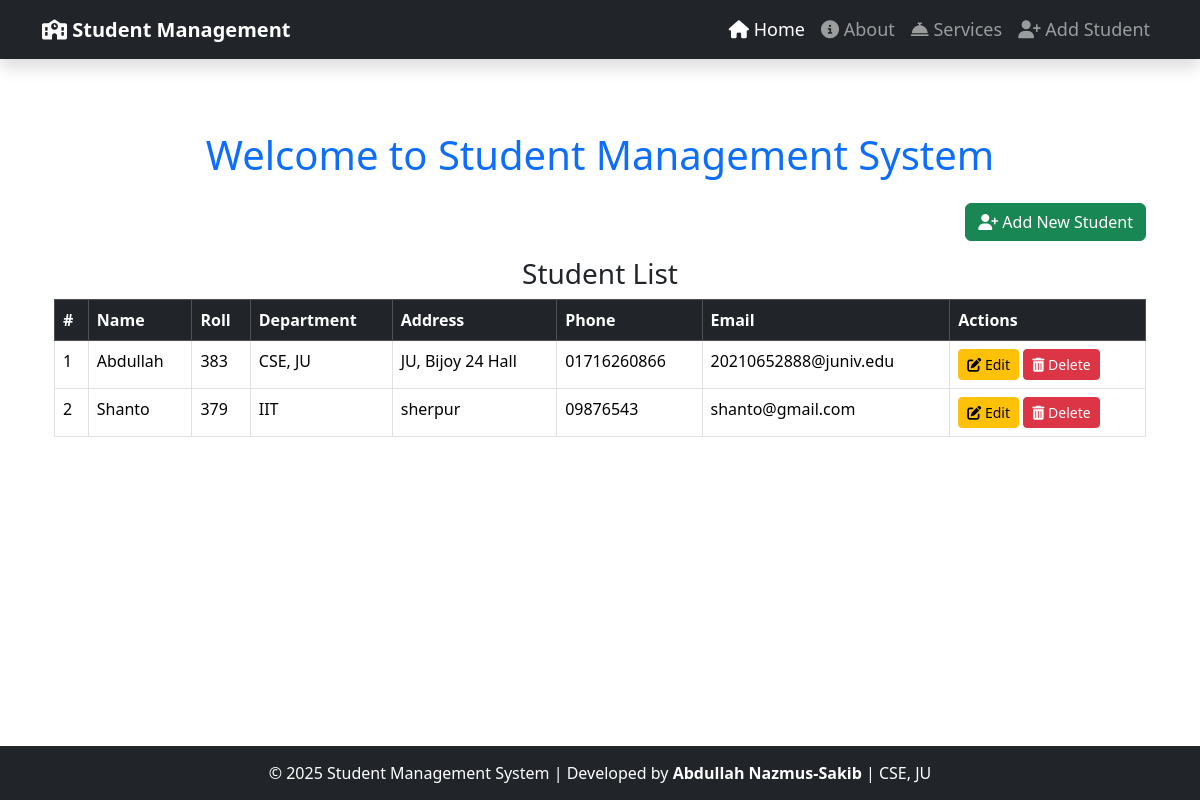
The app's page /, older data.
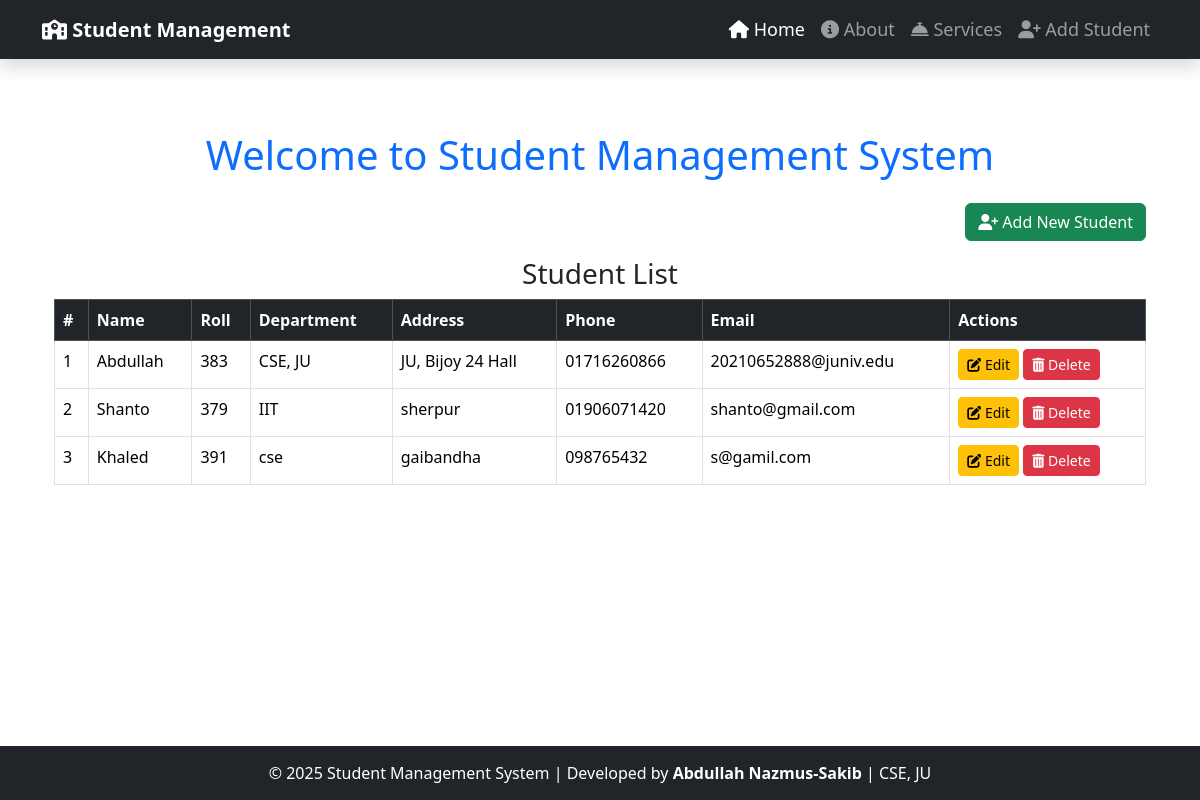
The same page, newer data.
### std_app/models.py (models this page shows, shortened)
class Student(models.Model):
    name = models.CharField(max_length=30)
    roll = models.CharField(max_length=5)
    dept = models.CharField(max_length=30)
    address = models.CharField(max_length=300)
    phone = models.CharField(max_length=15)
    email = models.EmailField(max_length=30)

### std_app/views.py (the view)
# urls.py: path("",views.HomePage,name='home'),
def HomePage(request):
    users = Student.objects.all()
    context = {'users': users}
    return render(request, "std_app/index.html", context)

### templates/std_app/index.html (shortened to what this page needs)
{% extends "std_app/base.html" %}
{% block content %}
    <div class="container mt-4">
        <h1 class="text-center text-primary mb-4">Welcome to Student Management System</h1>
        <div class="text-end mb-3">
            <a href="{% url 'addstd' %}" class="btn btn-success">
                <i class="fas fa-user-plus"></i> Add New Student
            </a>
        </div>
        <h3 class="text-center text-dark">Student List</h3>
        <div class="table-responsive">
            <table class="table table-bordered table-hover">
                <thead class="table-dark">
                    <tr>
                        <th>#</th>
                        <th>Name</th>
                        <th>Roll</th>
                        <th>Department</th>
                        <th>Address</th>
                        <th>Phone</th>
                        <th>Email</th>
                        <th>Actions</th>
                    </tr>
                </thead>
                <tbody>
                    {% for user in users %}
                        <tr>
                            <td>{{ forloop.counter }}</td>
                            <td>{{ user.name }}</td>
                            <td>{{ user.roll }}</td>
                            <td>{{ user.dept }}</td>
                            <td>{{ user.address }}</td>
                            <td>{{ user.phone }}</td>
                            <td>{{ user.email }}</td>
                            <td>
                                <a href="{% url 'edit' user.id %}" class="btn btn-warning btn-sm">
                                    <i class="fas fa-edit"></i> Edit
                                </a>
                                <form action="{% url 'delete' user.id %}" method="POST" class="d-inline">
                                    <button type="submit" class="btn btn-danger btn-sm" onclick="return confirm('Are you sure you want to delete this student?');">
                                        <i class="fas fa-trash-alt"></i> Delete
                                    </button>
                                </form>
                            </td>
                        </tr>
                    {% empty %}
                        <tr>
                            <td colspan="8" class="text-center text-danger">No students found.</td>
                        </tr>
                    {% endfor %}
                </tbody>
            </table>
        </div>
    </div>
{% endblock content %}

### templates/std_app/base.html (shortened to what this page needs)
<!DOCTYPE html>
<html lang="en">
<head>
    <link href="https://cdn.jsdelivr.net/npm/bootstrap@5.3.3/dist/css/bootstrap.min.css" rel="stylesheet">
    <link rel="stylesheet" href="https://cdnjs.cloudflare.com/ajax/libs/font-awesome/6.7.2/css/all.min.css">
</head>
<body>
    <nav class="navbar navbar-expand-lg navbar-dark bg-dark shadow">
        <div class="container">
            <a class="navbar-brand fw-bold" href="{% url 'home' %}">
                <i class="fas fa-school"></i> Student Management
            </a>
            <div class="collapse navbar-collapse" id="navbarNav">
                <ul class="navbar-nav ms-auto">
                    <li class="nav-item">
                        <a class="nav-link {% if request.path == '/' %}active{% endif %}" href="{% url 'home' %}">
                            <i class="fas fa-home"></i> Home
                        </a>
                    </li>
                    <li class="nav-item">
                        <a class="nav-link {% if request.path == '/about/' %}active{% endif %}" href="{% url 'about' %}">
                            <i class="fas fa-info-circle"></i> About
                        </a>
                    </li>
                    <li class="nav-item">
                        <a class="nav-link {% if request.path == '/services/' %}active{% endif %}" href="{% url 'services' %}">
                            <i class="fas fa-concierge-bell"></i> Services
                        </a>
                    </li>
                    <li class="nav-item">
                        <a class="nav-link {% if request.path == '/addstd/' %}active{% endif %}" href="{% url 'addstd' %}">
                            <i class="fas fa-user-plus"></i> Add Student
                        </a>
                    </li>
                </ul>
            </div>
        </div>
    </nav>
    <div class="container my-5">
        {% block content %}
        {% endblock content %}
    </div>
    <footer>
        <p class="mb-0">© 2025 Student Management System | Developed by <strong>Abdullah Nazmus-Sakib</strong> | CSE, JU</p>
    </footer>
</body>
</html>

### templates/std_app/base.html (style rules this page uses)
body { display: flex; flex-direction: column; min-height: 100vh; }
.container { flex: 1; }
.navbar-nav .nav-link { font-size: 18px; font-weight: 500; transition: 0.3s ease-in-out; }
footer { background-color: #212529; color: white; padding: 15px 0; position: relative; bottom: 0; width: 100%; text-align: center; }

Row changes from the older to the newer data that the page shows:
changed Student "Shanto": phone "09876543" → "01906071420"
added Student: name "Khaled", roll "391", dept "cse", address "gaibandha", phone "098765432", email "s@gamil.com"
